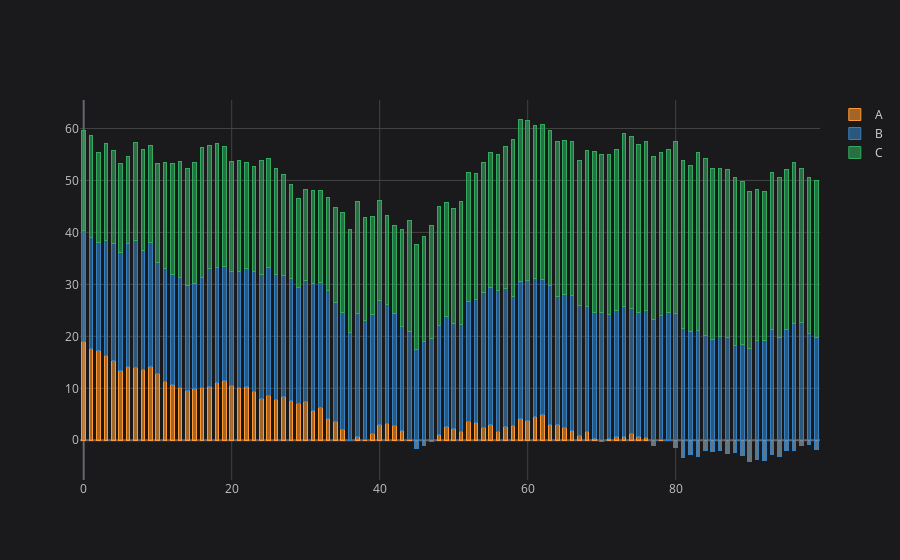

The notebook cell saved with this chart:
### Code cell
cf.set_config_file(theme='space')
df.iplot(kind = 'bar', barmode='stack', bargap=0.5)
